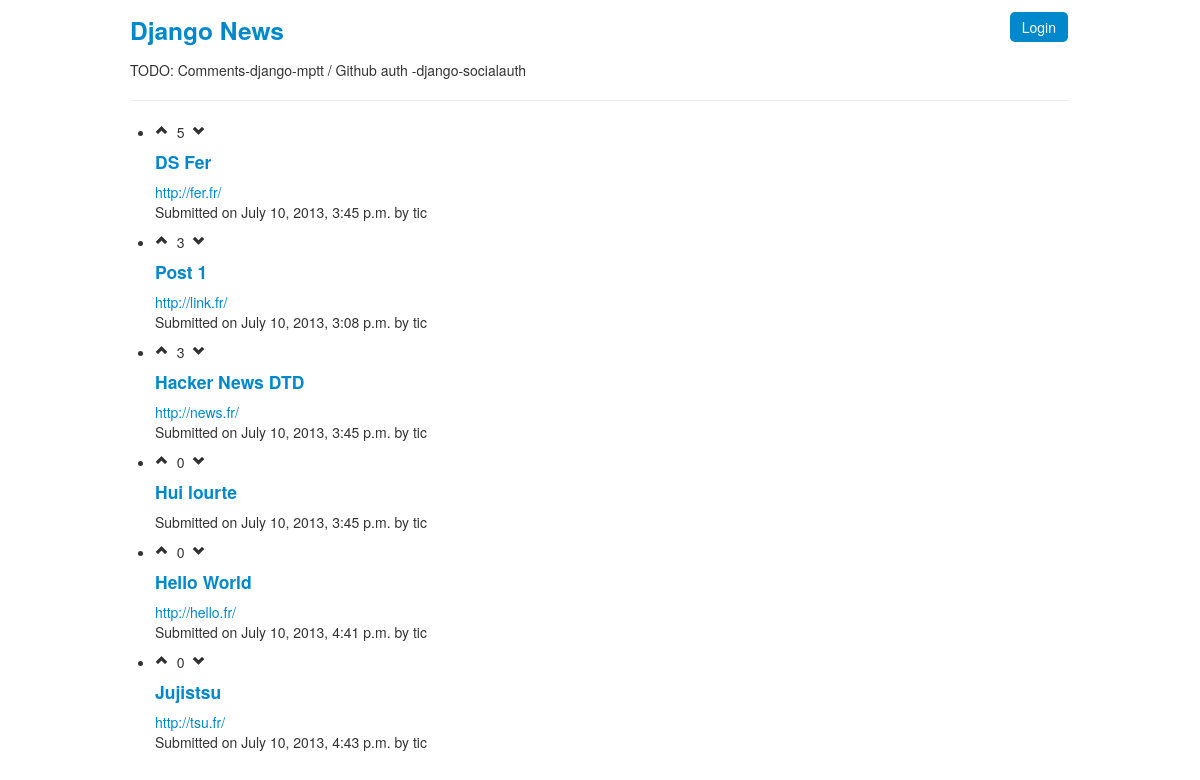
The page / on the database its author committed.
### posts/models.py (models this page shows, shortened)
class Post(models.Model):
    title = models.CharField(max_length=200)
    user = models.ForeignKey(User)
    date = models.DateTimeField(auto_now_add=True)
    link = models.URLField(max_length=600, blank=True)
    text = models.TextField(blank=True)
    def score(self):
        return Vote.objects.filter(post=self,upvote=True).count() - Vote.objects.filter(post=self,upvote=False).count()

### posts/views.py (the view)
# urls.py: url(r'^$', views.index, name='index'),
def index(request):
	posts = list(Post.objects.all())
	posts.sort(key=Post.score,reverse=True)
	return render(request, 'posts/index.html', {'posts': posts})

### posts/templates/posts/index.html
{% extends "posts/base.html" %}
{% block content %}
{% for post in posts %}
<ul>
	<li>{% include "posts/post.html" with post=post%}</li>
</ul>
{% endfor %}
{% endblock %}

### posts/templates/posts/post.html
<div class="post">
	<a href="{% url 'posts.views.upvote' post.pk %}"><i class="icon-chevron-up"></i></a>
	&nbsp;{{ post.score }}&nbsp;
	<a href="{% url 'posts.views.downvote' post.pk %}"><i class="icon-chevron-down"></i></a>
	<a href="{% url 'posts.views.details' post.pk %}"><h4>{{ post.title }}</h4></a>
	{% if post.link %}
	<a href="{{ post.link }}"> {{ post.link }}</a><br/>
	{% endif %}
	<p> Submitted on {{ post.date }} by {{ post.user }} </p>
</div>

### rows shown on the page
Post: score "5", title "DS Fer", link "http://fer.fr/", date "July 10, 2013, 3:45 p.m.", user "tic"
Post: score "3", title "Post 1", link "http://link.fr/", date "July 10, 2013, 3:08 p.m.", user "tic"
Post: score "3", title "Hacker News DTD", link "http://news.fr/", date "July 10, 2013, 3:45 p.m.", user "tic"
Post: score "0", title "Hui lourte", date "July 10, 2013, 3:45 p.m.", user "tic"
Post: score "0", title "Hello World", link "http://hello.fr/", date "July 10, 2013, 4:41 p.m.", user "tic"
Post: score "0", title "Jujistsu", link "http://tsu.fr/", date "July 10, 2013, 4:43 p.m.", user "tic"
